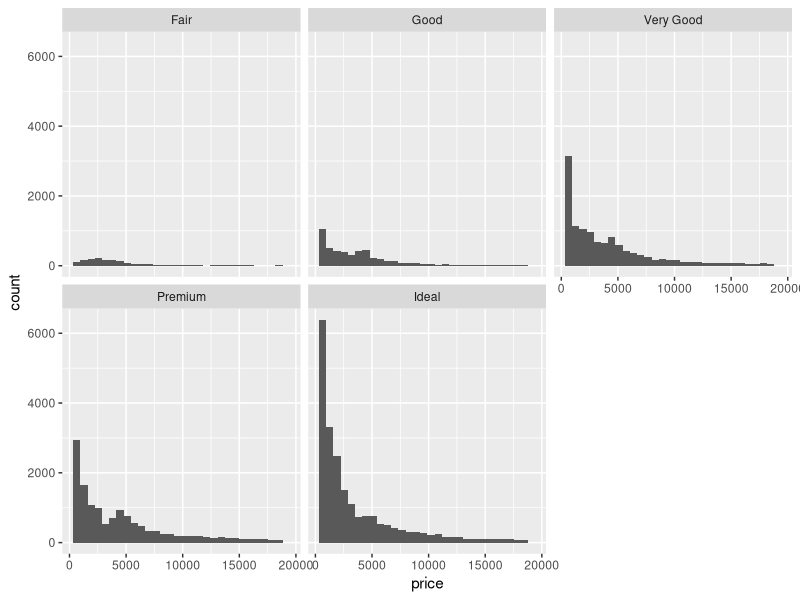
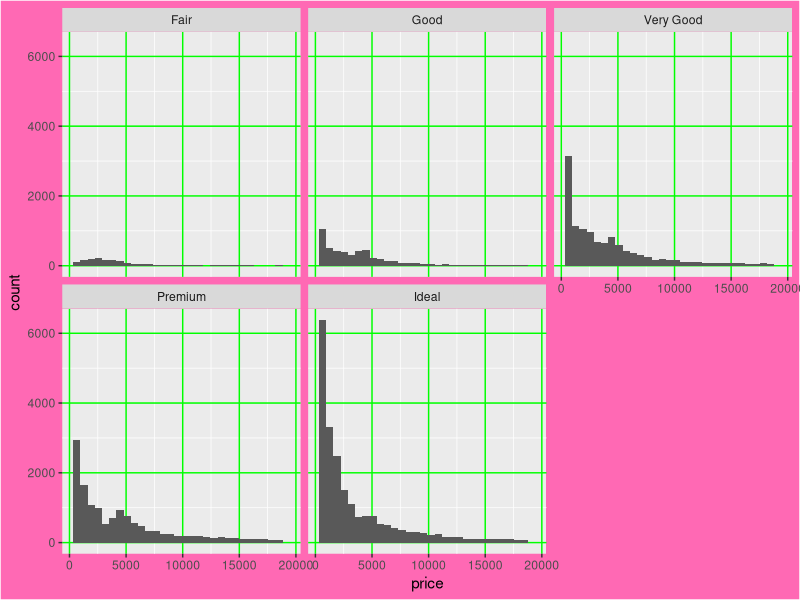

Recreate these plots in R, in order.
## ---- chunk 1
library(tidyverse)
diamonds
## ---- chunk 2
ggplot(data=diamonds, aes(x=price)) +
  geom_histogram() +
  facet_wrap(~cut)
## ---- chunk 3
ggplot(data=diamonds, aes(x=price)) +
  geom_histogram() +
  facet_wrap(~cut) +
  theme(plot.background=element_rect("hotpink"),
        panel.grid.major=element_line("green"))
